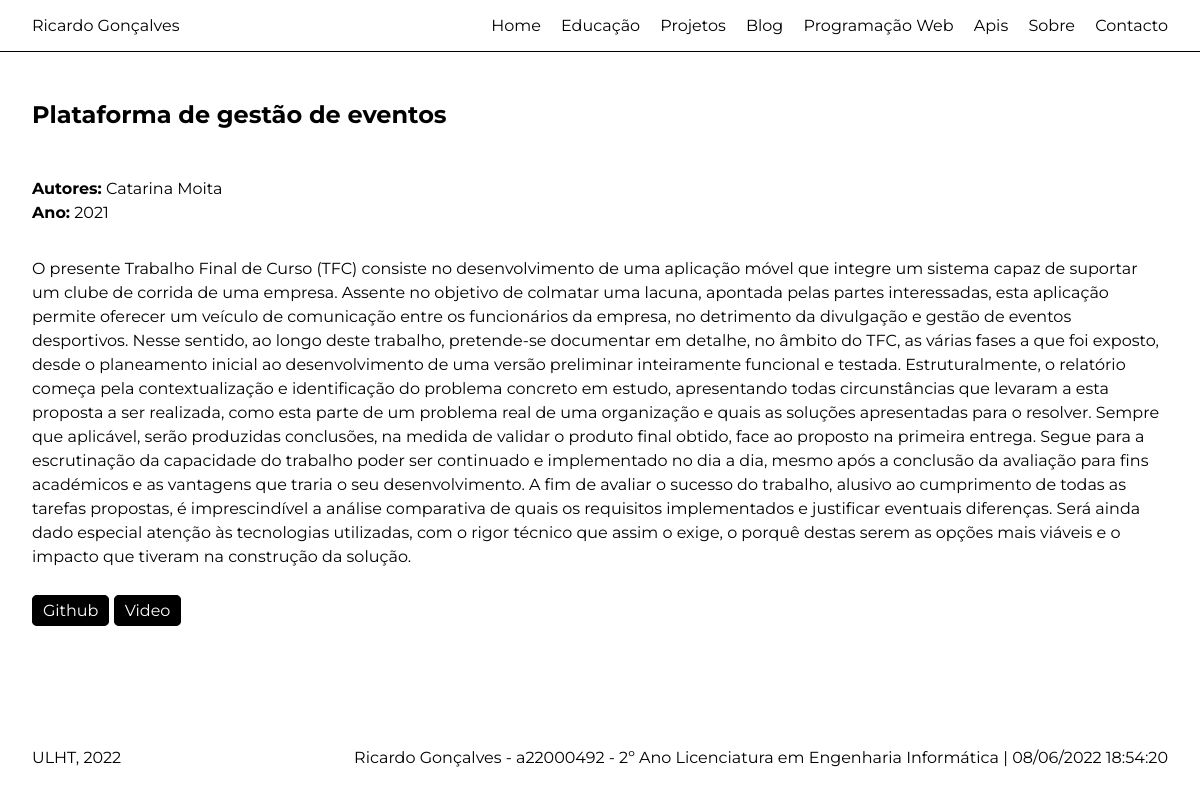
The app's page /tfc/1 with its own data.
### portfolio/models.py (models this page shows, shortened)
class Tfc(models.Model):
  autores = models.CharField(max_length=500)
  ano = models.IntegerField()
  titulo = models.CharField(max_length=100)
  resumo = models.TextField()
  imagem = models.ImageField(upload_to=posts_resolution_path, blank=True)
  relatorio = models.CharField(max_length=100, blank=True)
  github = models.CharField(max_length=100, blank=True)
  video = models.CharField(max_length=100, blank=True)

### portfolio/views.py (the view)
# urls.py: path('tfc/<int:pk>', views.tfc_detail_page_view, name='tfc_detail'),
def tfc_detail_page_view(request, pk):
  context = {
    'tfc': Tfc.objects.get(pk=pk)
  }
  return render(request, 'portfolio/tfc_detail.html', context)

### portfolio/templates/portfolio/tfc_detail.html
{% extends 'portfolio/layout.html' %}
{% block main %}
<section>
  <div class="container content content-center detail">
    <h1>{{ tfc.titulo }}</h1>
    <div>
      <p><strong>Autores:</strong> {{ tfc.autores }}</p>
      <p><strong>Ano:</strong> {{ tfc.ano }}</p>
    </div>
    <div>
      <p>{{ tfc.resumo }}</p>
    </div>
    <div class="contacts">
      {% if tfc.github %}
        <a href="{{ tfc.github }}" class="btn-primary">Github</a>
      {% endif %}
      {% if tfc.video %}
        <a href="{{ tfc.video }}" target="_blank" class="btn-primary">Video</a>
      {% endif %}
    </div>
  </div>
</section>
{% endblock %}

### portfolio/static/portfolio/css/estilos.css (style rules this page uses)
* { padding: 0; margin: 0; box-sizing: border-box; font-family: 'Montserrat', sans-serif; }
.container { max-width: 1350px; margin: 0 auto; padding: 1rem 2rem; }
h1 { padding: 1rem 0; }
.content { display: flex; align-items: center; min-height: 500px; }
.content.content-center { padding: 2rem; justify-content: center; flex-direction: column; }
a { text-decoration: none; }
.btn-primary { padding: 5px 10px; appearance: none; color: white; background: black; border: 1px solid black; border-radius: 5px; cursor: pointer; transition: all 200ms; }
.contacts { padding: 2rem 1rem; }
.detail .contacts { padding-left: 0; }
.content.detail { align-items: flex-start; }
.detail div { padding-top: 2rem; }
.detail p { line-height: 1.5rem; }

### records on screen
Tfc: titulo "Plataforma de gestão de eventos", autores "Catarina Moita", ano "2021", resumo "O presente Trabalho Final de Curso (TFC) consiste no desenvolvimento de uma aplicação móvel que integre um sistema capaz de suportar um clube de corrida de uma empresa. Assente no objetivo de colmatar uma lacuna, apontada pelas partes interessadas, esta aplicação permite oferecer um veículo de comunicação entre os funcionários da empresa, no detrimento da divulgação e gestão de eventos desportivos. Nesse sentido, ao longo deste trabalho, pretende-se documentar em detalhe, no âmbito do TFC, as várias fases a que foi exposto, desde o planeamento inicial ao desenvolvimento de uma versão preliminar inteiramente funcional e testada. Estruturalmente, o relatório começa pela contextualização e…"
